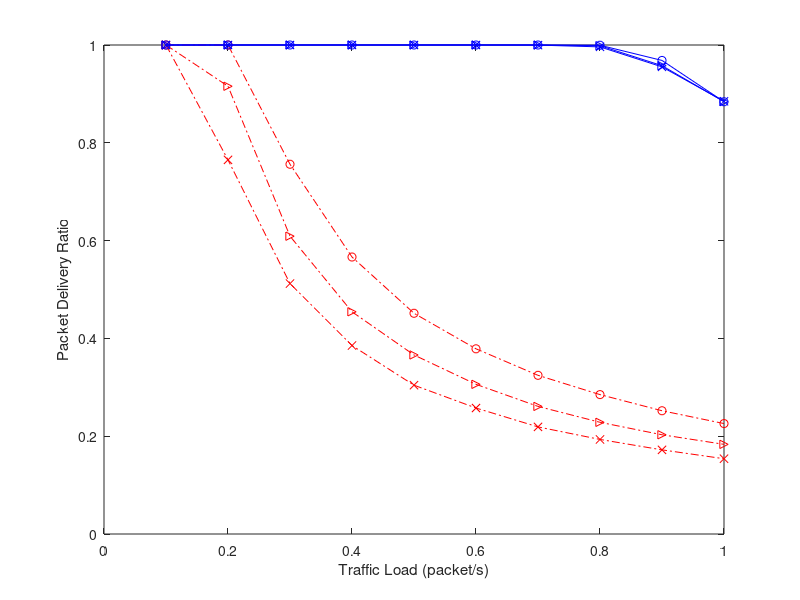

This chart was generated by the following MATLAB code: (Note: this script raises an error after producing the figure.)
% Plot PDR: packet delivery ratio, from 1hop - 10 hops, \xi = 14, 17, 20, traffic load: 0.1:0.1:1
% PRI-basic, PRI-ASM (adaptive schedule maintaince)
basic=[1	1	0.756142466	0.566441292	0.451378521	0.378720291	0.3245129	0.285055796	0.252059417	0.22585389;
1	0.915677498	0.609031987	0.454419641	0.366126362	0.306097466	0.260946022	0.228439345	0.202921872	0.183354266;
1	0.765102919	0.51210318	0.385428219	0.304331729	0.257623838	0.219023853	0.193362859	0.172054017	0.153945681
    ];

asm=[1	1	1	1	1	1	1	0.999513972	0.968447691	0.8839804;
1	1	1	1	1	1	1	0.998550512	0.957714004	0.884118014;
1	1	1	1	1	1	0.999773373	0.99616125	0.955281572	0.884929322
    ];


figure;
hold off;
arrival_rate=0.1:0.1:1;
plot(arrival_rate,basic(1,:),'ro-.');
hold on;
plot(arrival_rate,basic(2,:),'r>-.');
plot(arrival_rate,basic(3,:),'rx-.');


plot(arrival_rate,asm(1,:),'bo-');
plot(arrival_rate,asm(2,:),'b>-');
plot(arrival_rate,asm(3,:),'bx-');

% set(gca,'XTick',0.05:0.05:0.5);
% set(gca,'XTickLabel',0.05:0.05:0.5);
%set(gca,'Xdir','reverse')

xlabel('Traffic Load (packet/s)');
ylabel('Packet Delivery Ratio');
legend('PRI-basic, {{\it{\xi}} = 14}','PRI-basic, {{\it{\xi}} = 18}','PRI-basic, {{\it{\xi}} = 22}', ...
    'PRI-ASM, {{\it{\xi}} = 14}','PRI-ASM, {{\it{\xi}} = 18}','PRI-ASM, {{\it{\xi}} = 22}',3);
% grid on;